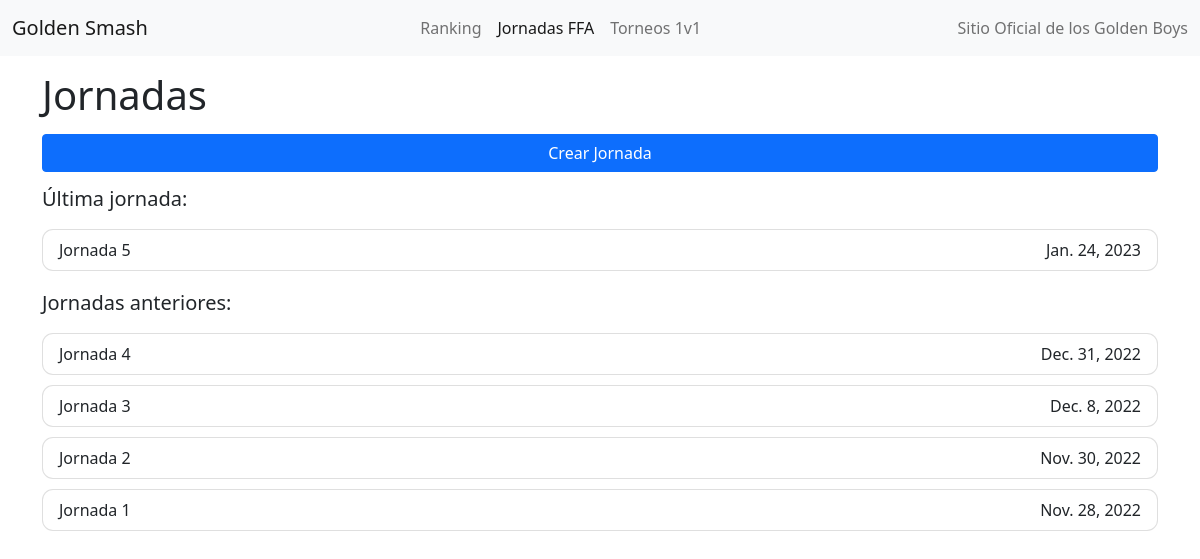
The app's page /journeys/Siul/ with its own data.
### tournament/models.py (models this page shows, shortened)
class Journey(models.Model):
    date = models.DateField()
    number = models.IntegerField(default=0)
    isActive = models.BooleanField(default=True)
    JourneyType = models.CharField(max_length=50, blank=True, null=True, default="Journey")
    Round = models.IntegerField(default=1)

### tournament/views.py (the view)
    def wrapper_function(request, nickname):
        try:
            Player.objects.get(nickname=nickname)
            return route_function(request, nickname)
        except Player.DoesNotExist:
            return redirect('register')

### tournament/views.py (called while the page is built)
def protected_view(route_function):
    def wrapper_function(request, nickname):
        try:
            Player.objects.get(nickname=nickname)
            return route_function(request, nickname)
        except Player.DoesNotExist:
            return redirect('register')
    return wrapper_function

@protected_view
def journeys(request, nickname):
    journeyqueryset = Journey.objects.filter(JourneyType="Journey").order_by('-number') or []
    context = {
        "activeView":"journeys",
        "journeyqueryset": journeyqueryset,
        "nickname": nickname,
        }
    return render(request, 'journey.html', context)

### tournament/templates/journey.html (shortened to what this page needs)
    {% extends "navigation.html" %}
    {% block content %}
    {% load static %}
    <div class="container">
        <h1 style="margin-top: 15px;">Jornadas</h1>
        <div style="margin-top: 15px;">
            <button type="button" style="width: 100%;" class="btn btn-primary" data-bs-toggle="modal" data-bs-target="#exampleModalCenter">
                Crear Jornada
            </button>
        </div>
        <div style="margin-top: 15px;" class="classification">
            <ul class="list-group">
                {% for instance in journeyqueryset %}
                {% if forloop.counter == 1 %}
                    <h5>Última jornada:</h5>
                {% elif forloop.counter == 2 %}
                    <h5 style="margin-top: 20px;">Jornadas anteriores:</h5>
                {% endif %}
                <a style="color: black; text-decoration: none; margin-top: 10px;" href="/journey/{{nickname}}/{{instance.id}}">
                    <li class="list-group-item journey-list-element" style="border-radius:11px;">
                        <div class="row">
                            <div class="col">
                                Jornada {{ instance.number }}
                            </div>
                            <div class="col" style="
                            text-align: right;
                            font-weight: lighter;">
                                    {{instance.date}}
                            </div>
                        </div>
                    </li>
                </a>
                {% endfor %}
            </ul>
        </div>
    </div>
    {% endblock content %}

### records on screen
Journey: shows "Última jornada:", number "5", date "Jan. 24, 2023"
Journey: shows "Jornadas anteriores:", number "4", date "Dec. 31, 2022"
Journey: number "3", date "Dec. 8, 2022"
Journey: number "2", date "Nov. 30, 2022"
Journey: number "1", date "Nov. 28, 2022"
